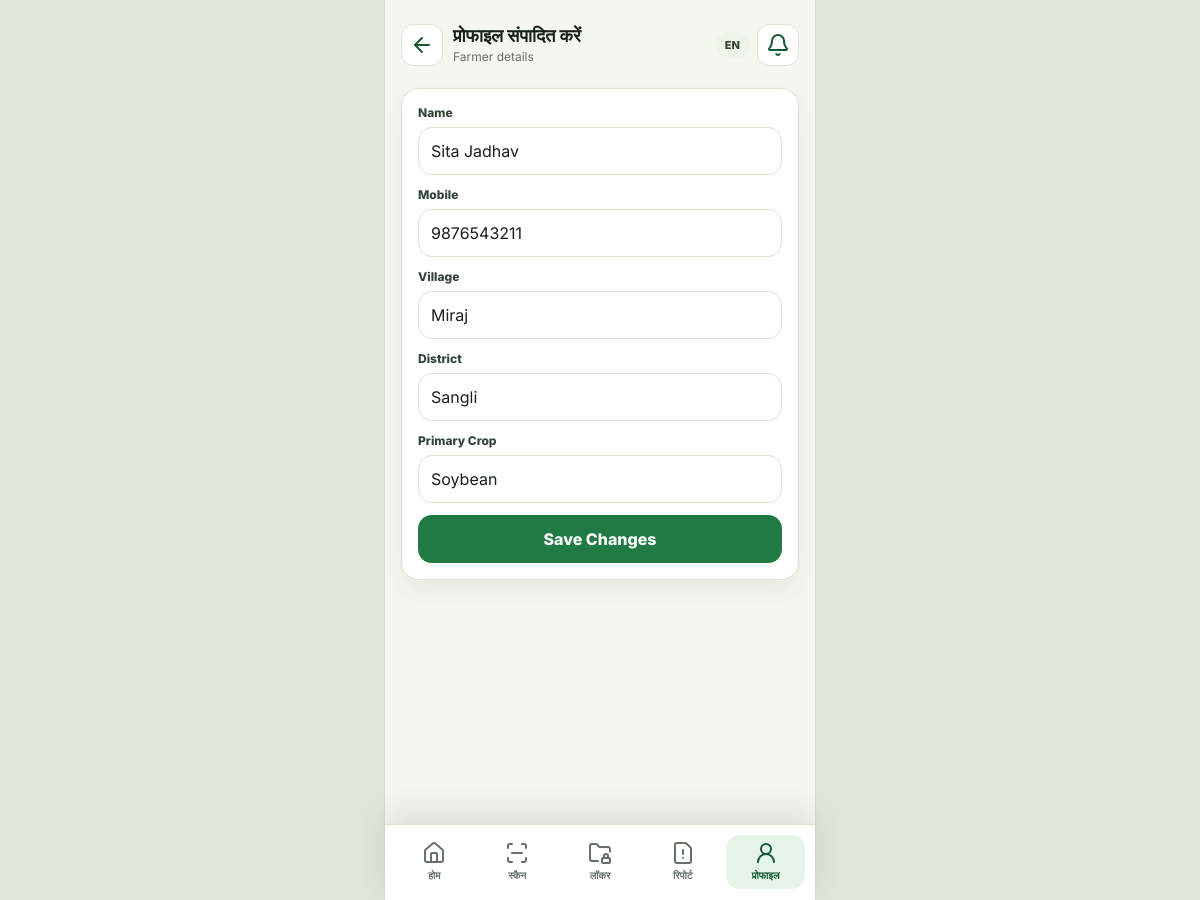
/farmer/edit-profile.php (signed in), run on the app's committed database.
### tables this page shows
CREATE TABLE users (
  id INT AUTO_INCREMENT PRIMARY KEY,
  name VARCHAR(120) NOT NULL,
  mobile VARCHAR(20) NOT NULL UNIQUE,
  email VARCHAR(160) NULL UNIQUE,
  password_hash VARCHAR(255) NOT NULL,
  role ENUM('farmer','officer','ngo','admin') NOT NULL DEFAULT 'farmer',
  status ENUM('active','blocked') NOT NULL DEFAULT 'active',
  created_at TIMESTAMP DEFAULT CURRENT_TIMESTAMP
);

CREATE TABLE farmer_profiles (
  id INT AUTO_INCREMENT PRIMARY KEY,
  user_id INT NOT NULL,
  village VARCHAR(120) NOT NULL,
  taluka VARCHAR(120) NOT NULL,
  district VARCHAR(120) NOT NULL,
  state VARCHAR(120) NOT NULL DEFAULT 'Maharashtra',
  land_area VARCHAR(60) NOT NULL,
  primary_crop VARCHAR(80) NOT NULL,
  kyc_status ENUM('pending','verified') NOT NULL DEFAULT 'verified',
  FOREIGN KEY (user_id) REFERENCES users(id) ON DELETE CASCADE
);

### app/db.php (called while the page is built, shortened)
<?php
function db(): PDO
{
    static $pdo = null;
    if ($pdo instanceof PDO) {
        return $pdo;
    }
    $dsn = 'mysql:host=' . DB_HOST . ';dbname=' . DB_NAME . ';charset=utf8mb4';
    $pdo = new PDO($dsn, DB_USER, DB_PASS, [
        PDO::ATTR_ERRMODE => PDO::ERRMODE_EXCEPTION,
        PDO::ATTR_DEFAULT_FETCH_MODE => PDO::FETCH_ASSOC,
    ]);
    return $pdo;
}
function fetch_one(string $sql, array $params = []): ?array
{
    $stmt = db()->prepare($sql);
    $stmt->execute($params);
    $row = $stmt->fetch();
    return $row ?: null;
}

### app/helpers.php (called while the page is built, shortened)
<?php
require_once __DIR__ . '/db.php';
function e(?string $value): string
{
    return htmlspecialchars((string) $value, ENT_QUOTES, 'UTF-8');
}
function current_user(): ?array
{
    return fetch_one('SELECT * FROM users WHERE id = ?', [(int) $_SESSION['user_id']]);
}
function require_login(): array
{
    $user = current_user();
    return $user;
}

### farmer/edit-profile.php (the view, shortened to what this page needs)
<?php
require_once __DIR__ . '/../app/helpers.php';
$user = require_login();
$profile = fetch_one('SELECT * FROM farmer_profiles WHERE user_id = ?', [$user['id']]);
require __DIR__ . '/../app/partials/farmer-head.php';
?>
<section class="card">
  <form class="form" method="post">
    <div class="field"><label>Name</label><input name="name" value="<?= e($user['name']) ?>"></div>
    <div class="field"><label>Mobile</label><input name="mobile" value="<?= e($user['mobile']) ?>"></div>
    <div class="field"><label>Village</label><input name="village" value="<?= e($profile['village']) ?>"></div>
    <div class="field"><label>District</label><input name="district" value="<?= e($profile['district']) ?>"></div>
    <div class="field"><label>Primary Crop</label><input name="primary_crop" value="<?= e($profile['primary_crop']) ?>"></div>
    <button class="btn btn-primary" type="submit">Save Changes</button>
  </form>
</section>
<?php require __DIR__ . '/../app/partials/farmer-foot.php'; ?>

### assets/css/mobile.css (style rules this page uses)
:root { --bg: #f4f7f0; --surface: #ffffff; --surface-2: #edf4e8; --ink: #172119; --muted: #647064; --line: #d9e4d4; --green: #1f7a43; --green-2: #135a33; --yellow: #f5b544; --red: #c64232; --blue: #2f70b7; --shadow: 0 14px 34px rgba(31, 57, 38, 0.12); }
* { box-sizing: border-box; }
body { margin: 0; min-height: 100vh; font-family: Inter, system-ui, -apple-system, BlinkMacSystemFont, "Segoe UI", sans-serif; background: #dfe7dc; color: var(--ink); }
button, input, select, textarea { font: inherit; }
.btn { min-height: 48px; border: 0; border-radius: 14px; padding: 12px 14px; display: inline-flex; align-items: center; justify-content: center; gap: 8px; font-weight: 800; text-align: center; }
.btn-primary { background: var(--green); color: #fff; }
.card, .metric, .list-row, .field-card { border: 1px solid var(--line); border-radius: 18px; background: var(--surface); box-shadow: 0 10px 26px rgba(31, 57, 38, 0.07); }
.card { padding: 16px; margin-top: 14px; }
.form { display: grid; gap: 12px; }
.field { display: grid; gap: 7px; }
.field label { color: #344439; font-size: 12px; font-weight: 800; }
.field input, .field select, .field textarea { width: 100%; min-height: 48px; border: 1px solid var(--line); border-radius: 14px; background: #fff; color: var(--ink); padding: 12px; outline: none; }

### data on the page
users: name "Sita Jadhav", mobile "9876543211"
farmer_profiles: village "Miraj", district "Sangli", primary_crop "Soybean"

### other printed values
label_text($pageTitle ?? 'Farmer Panel') "प्रोफाइल संपादित करें"
$pageSubtitle "Farmer details"
label_text('Home') "होम"
label_text('Scan') "स्कैन"
label_text('Locker') "लॉकर"
label_text('Report') "रिपोर्ट"
label_text('Profile') "प्रोफाइल"
